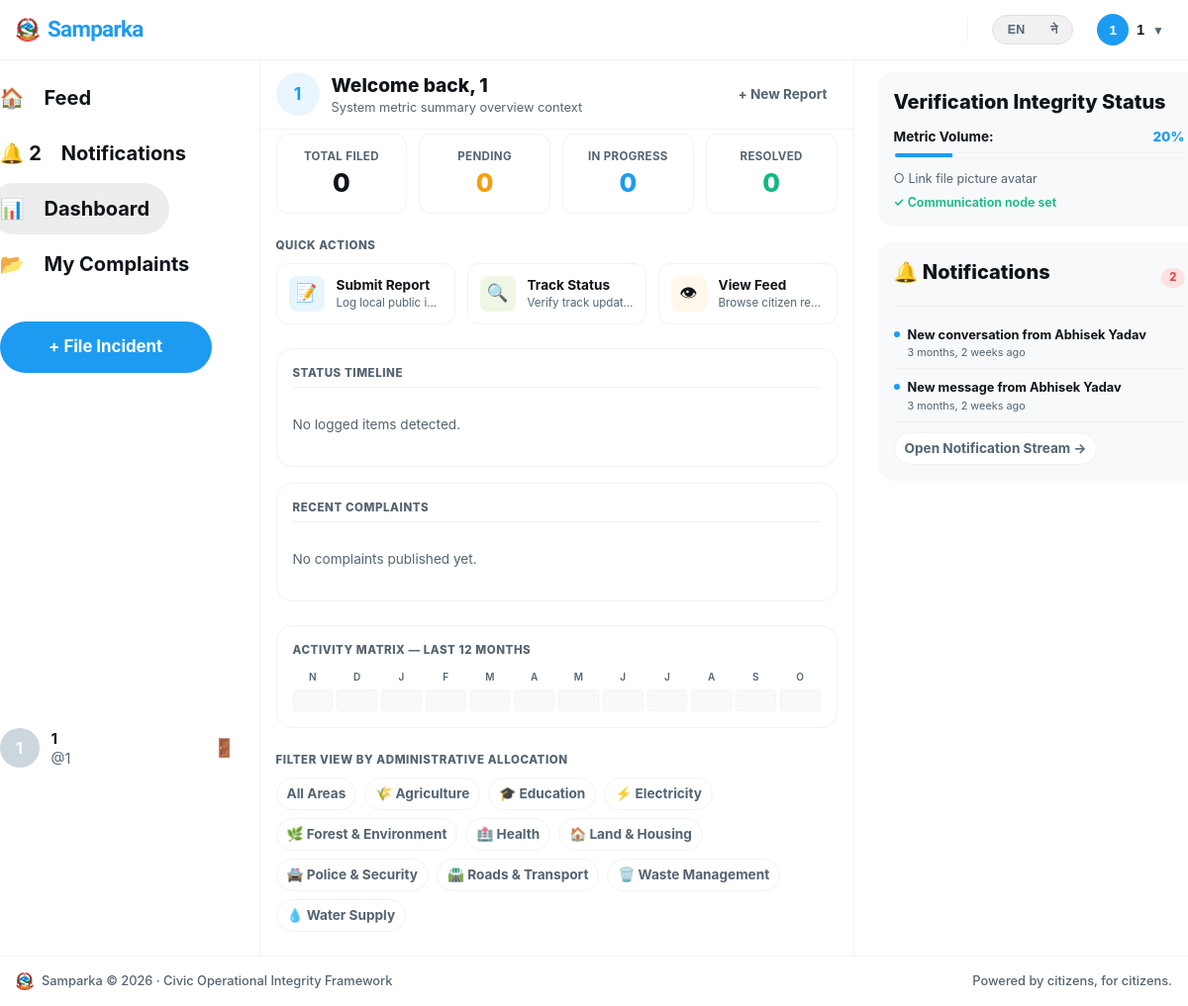
The app's page /accounts/user/ (signed in), older data.
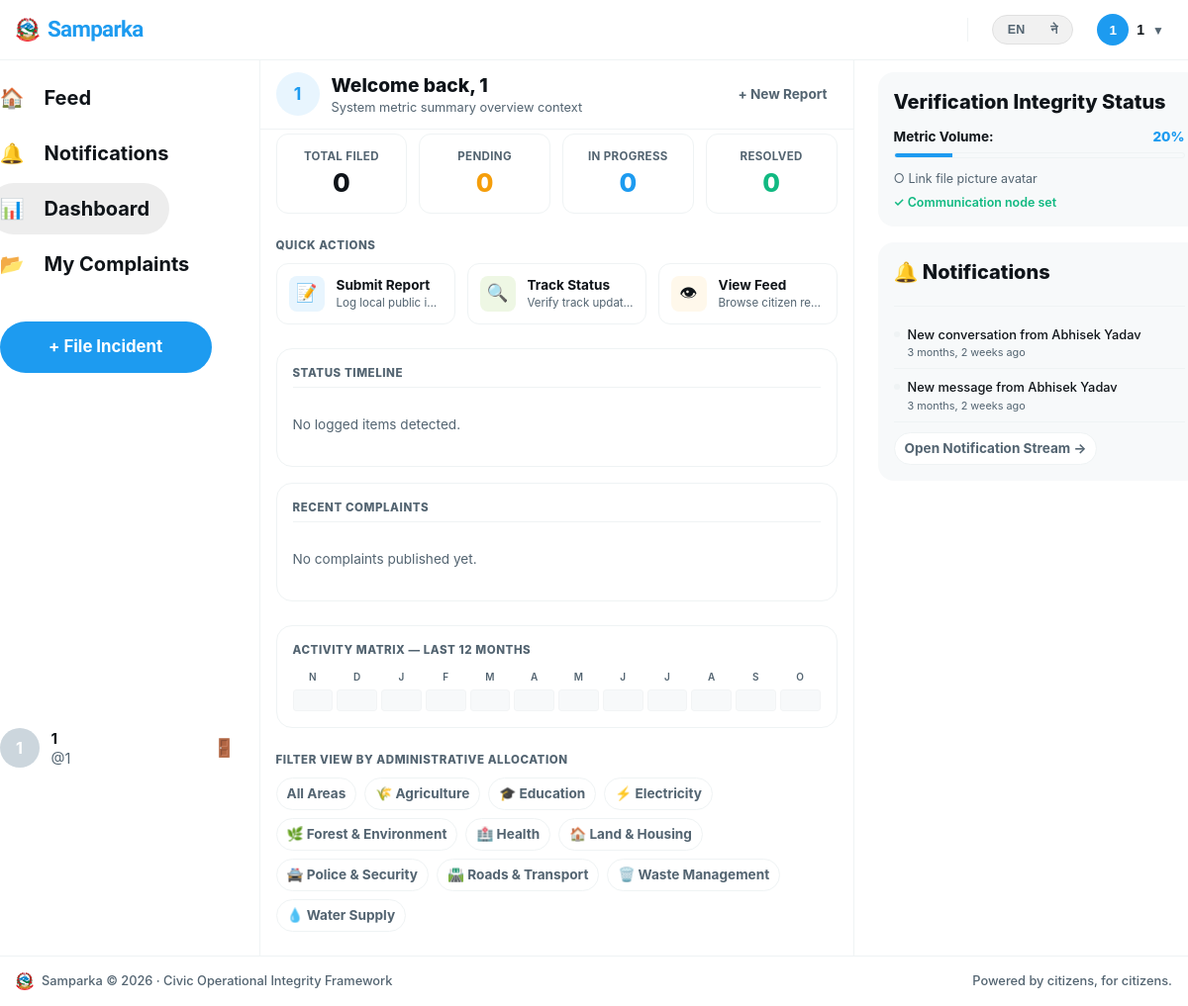
The same page, newer data.
### complaints/models.py (models this page shows, shortened)
class Notification(models.Model):
    recipient  = models.ForeignKey('accounts.User', on_delete=models.CASCADE, related_name='notifications')
    title      = models.CharField(max_length=200)
    body       = models.TextField()
    link       = models.CharField(max_length=300, blank=True)
    is_read    = models.BooleanField(default=False)
    created_at = models.DateTimeField(auto_now_add=True)
    class Meta:
        ordering = ['-created_at']

### accounts/views.py (the view)
# urls.py: path('user/',                               views.user_dashboard,        name='user_dashboard'),
@login_required
def user_dashboard(request):
    complaints = Complaint.objects.filter(author=request.user).order_by('-created_at')
    total_complaints = complaints.count()
    user = request.user
    fields = [user.avatar, user.bio, user.email, user.phone, user.district]
    profile_completion = int((sum(bool(f) for f in fields) / len(fields)) * 100)
    now = timezone.now()
    heatmap_data = []
    heatmap_months = []
    for i in range(11, -1, -1):
        month_start = (now.replace(day=1) - timedelta(days=30 * i))
        month_end = (month_start.replace(day=28) + timedelta(days=4)).replace(day=1)
        count = complaints.filter(created_at__gte=month_start, created_at__lt=month_end).count()
        heatmap_data.append(min(count, 4))
        heatmap_months.append(month_start.strftime('%b')[0])
    total_upvotes = sum(c.upvote_count for c in complaints)
    total_comments = sum(c.comment_count for c in complaints)
    total_views = complaints.aggregate(total=Sum('view_count'))['total'] or 0
    avg_engagement = round(
        (total_upvotes + total_comments) / total_complaints, 1
    ) if total_complaints else 0
    engagement_stats = [
        {'label': _('Total upvotes received'), 'value': total_upvotes},
        {'label': _('Total comments received'), 'value': total_comments},
        {'label': _('Total views'), 'value': total_views},
        {'label': _('Avg. engagement / complaint'), 'value': avg_engagement},
    ]
    top_complaint = max(
        complaints,
        key=lambda c: (c.upvote_count + c.comment_count + c.view_count),
        default=None
    )
    recent_notifications = Notification.objects.filter(
        recipient=request.user
    ).order_by('-created_at')[:4]
    selected_dept = request.GET.get('dept')
    departments = Department.objects.all()
    context = {
        'complaints': complaints,
        'recent_complaints': complaints[:5],
        'total_count': total_complaints,
        'pending_count': complaints.filter(status='pending').count(),
        'in_progress_count': complaints.filter(status='in_progress').count(),
        'resolved_count': complaints.filter(status='solved').count(),
        'profile_completion': profile_completion,
        'heatmap_data': heatmap_data,
        'heatmap_months': heatmap_months,
        'engagement_stats': engagement_stats,
        'top_complaint': top_complaint,
        'recent_notifications': recent_notifications,
        'departments': departments,
        'selected_dept': selected_dept,
    }
    return render(request, 'accounts/user_dashboard.html', context)

### accounts/context_processors.py (called while the page is built)
def notifications(request):
    if request.user.is_authenticated:
        return {
            'unread_count': request.user.notifications.filter(is_read=False).count()
        }
    return {'unread_count': 0}

### accounts/models.py (called while the page is built)
    @property
    def display_name(self):
        if self.first_name:
            return f"{self.first_name} {self.last_name}".strip()
        return self.username

### departments/models.py (called while the page is built)
    @property
    def display_name(self):
        if get_language() == 'ne' and self.name_ne:
            return self.name_ne
        return self.name

### accounts/templates/accounts/user_dashboard.html (shortened to what the changed rows need)
{% extends 'base.html' %}
{% load humanize %}
{% load i18n %}
{% block content %}
<div class="x-workspace-container">
<aside class="x-panel-left">
    <div class="x-sticky-scroll-box">
      <nav class="x-v-nav">
    <a href="{% url 'accounts:notifications' %}"
       class="x-v-link {% if request.resolver_match.url_name == 'notifications' %}active{% endif %}">
        <span class="x-v-icon" style="position:relative;">
            🔔
            {% if unread_count > 0 %}
                <span class="x-badge-count">{{ unread_count }}</span>
            {% endif %}
        </span>
    </a>
</nav>
    </div>
  </aside>
  <main class="x-panel-center">
    <div class="x-center-filter-row" style="position: static; display: flex; align-items: center; justify-content: space-between; padding: 16px; gap: 16px; flex-wrap: wrap;">
      <div style="display: flex; align-items: center; gap: 12px; min-width: 0;">
        <div style="min-width: 0;">
          {% with user_display_name=user.display_name %}
            <h2 style="font-size: 1.2rem; font-weight: 800; color: var(--text-main); margin: 0; overflow: hidden; text-overflow: ellipsis; white-space: nowrap;">{% blocktrans %}Welcome back, {{ user_display_name }}{% endblocktrans %}</h2>
          {% endwith %}
        </div>
      </div>
    </div>
  </main>
  <aside class="x-panel-right">
    <div class="x-sticky-scroll-box">
      <section class="x-right-panel-widget">
        <div style="display: flex; align-items: center; justify-content: space-between; margin-bottom: 12px; border-bottom: 1px solid var(--border-color); padding-bottom: 8px;">
          <h4 class="x-widget-panel-title" style="margin: 0;">🔔 {% trans "Notifications" %}</h4>
          {% if unread_count > 0 %}
            <span style="background: #fee2e2; color: #ef4444; font-size: 0.7rem; font-weight: 800; padding: 2px 8px; border-radius: 99px;">{{ unread_count }}</span>
          {% endif %}
        </div>
        <div style="display: flex; flex-direction: column; gap: 2px;">
          {% for notif in recent_notifications %}
            <div style="display: flex; gap: 8px; padding: 8px 0; border-bottom: 1px solid var(--border-color); align-items: flex-start; min-width: 0;">
              <span style="width: 6px; height: 6px; border-radius: 50%; flex-shrink: 0; margin-top: 5px;
                background: {% if not notif.is_read %}var(--accent-blue, #1d9bf0){% else %}var(--border-color){% endif %};"></span>
              <div style="flex: 1; min-width: 0;">
                <div style="font-size: 0.8rem; font-weight: {% if not notif.is_read %}700{% else %}500{% endif %}; color: var(--text-main); line-height: 1.35; display: -webkit-box; -webkit-line-clamp: 2; -webkit-box-orient: vertical; overflow: hidden;">{{ notif.title }}</div>
                <div style="font-size: 0.68rem; color: var(--text-muted); margin-top: 2px;">{{ notif.created_at|naturaltime }}</div>
              </div>
            </div>
          {% empty %}
            <div style="font-size: 0.8rem; color: var(--text-muted); padding: 12px 0; text-align: center;">{% trans "Log context clear." %}</div>
          {% endfor %}
        </div>
      </section>
    </div>
  </aside>
</div>
{% endblock %}

Row changes from the older to the newer data that the page shows:
changed Notification "New conversation from Abhisek Yadav": is_read False → True (drawn)
changed Notification "New message from Abhisek Yadav": is_read False → True (drawn)
Text that changed along with them:
{{ unread_count }}: "2" → (not shown)
